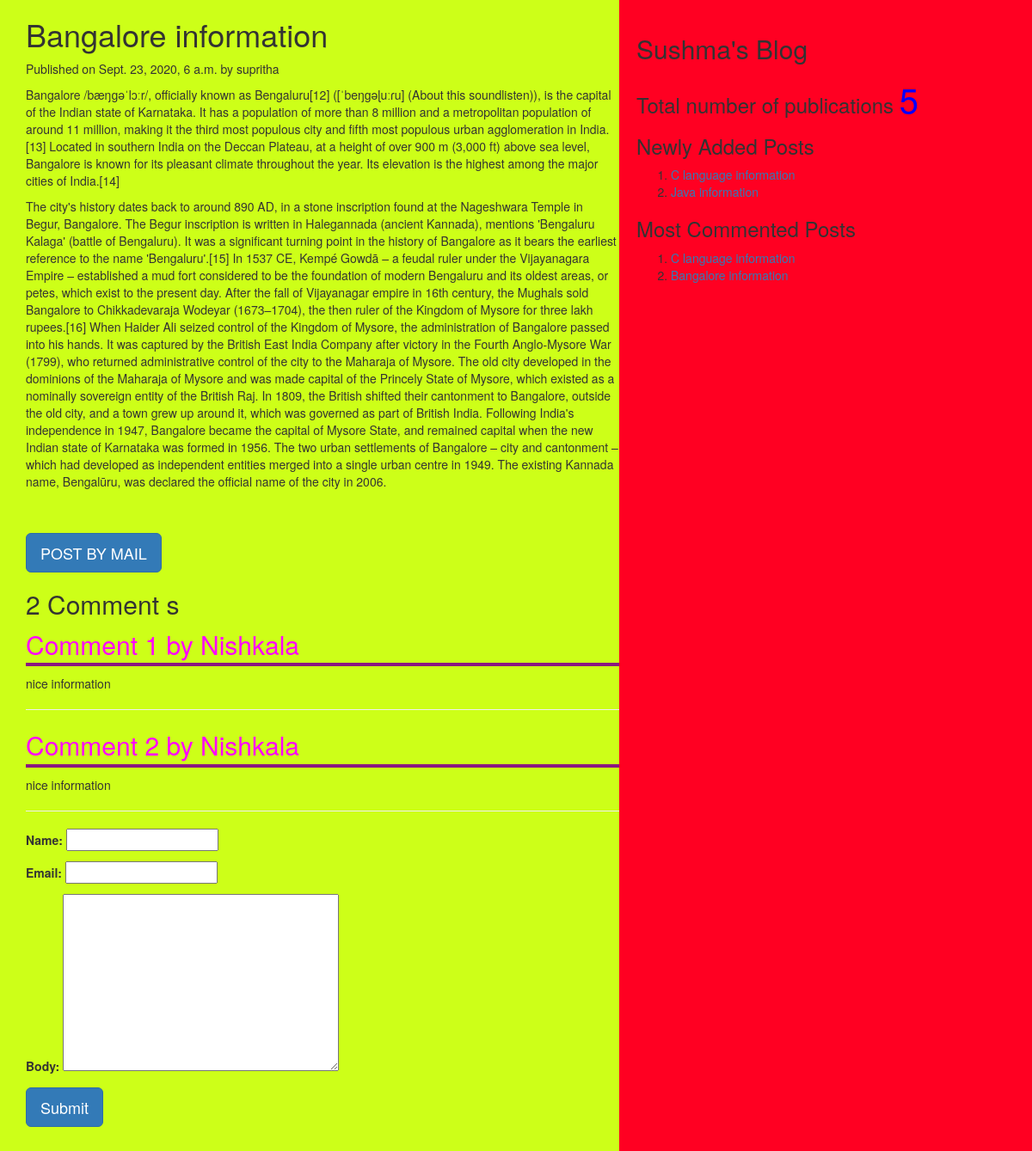
Page /2020/09/23/bangalore-information on the committed database.
### myApp/models.py (models this page shows, shortened)
class Post(models.Model):
    tags=TaggableManager()
    STATUS_CHOICES=(('draft','Draft'),('published','Published'))
    title=models.CharField(max_length=256)
    slug=models.SlugField(max_length=264,unique_for_date='publish')
    author=models.ForeignKey(User,related_name='blog_posts',on_delete=models.CASCADE)
    body=models.TextField()
    publish=models.DateTimeField(default=timezone.now)
    created=models.DateTimeField(auto_now_add=True)
    updated=models.DateTimeField(auto_now=True)
    status=models.CharField(max_length=10,choices=STATUS_CHOICES,default='draft')
    objects=CustomManager()
    class Meta:
        ordering=('-publish',)
    def get_absolute_url(self):
        return reverse('post_detail',args=[self.publish.year,self.publish.strftime('%m'),self.publish.strftime('%d'),self.slug])

class Comment(models.Model):
    post=models.ForeignKey(Post,related_name="comments",on_delete=models.CASCADE)
    name=models.CharField(max_length=40)
    email=models.EmailField()
    body=models.TextField()
    created=models.DateTimeField(auto_now_add=True)
    updated=models.DateTimeField(auto_now=True)
    active=models.BooleanField(default=True)
    class Meta:
        ordering=('created',)

### myApp/views.py (the view, shortened to what this page needs)
# urls.py: url(r'(?P<year>\d{4})/(?P<month>\d{2})/(?P<day>\d{2})/(?P<post>[-\w]+)',views.post_detail_view,name='post_detail'),
def post_detail_view(request,year,month,day,post):
    post=get_object_or_404(Post,slug=post,publish__year=year,publish__month=month,publish__day=day)
    comments=post.comments.filter(active=True)
    csubmit=False
    form=CommentForm()
    d={'post':post,'form':form,'csubmit':csubmit,'comments':comments}
    return render(request,'myApp/post_detail.html',d)

### myApp/forms.py
class CommentForm(forms.ModelForm):
    class Meta:
        model=Comment
        fields=('name','email','body')

### myApp/models.py (called while the page is built)
    def get_queryset(self):
        return super().get_queryset().filter(status='published')

### myApp/templatetags/mytags.py (called while the page is built)
@register.simple_tag
def total_posts():
    return Post.objects.count()

@register.inclusion_tag('myApp/latest_post.html')
def show_latest_posts(count=3):
    latest_posts=Post.objects.order_by('-publish')[:count]
    return {'latest_posts':latest_posts}

@register.simple_tag
def get_most_commented_posts(count=2):
    return Post.objects.annotate(total_comments=Count('comments')).order_by('-total_comments')[:count]

### templates/myApp/post_detail.html (shortened to what this page needs)
<html>
    {%extends 'myApp/parent.html'%}
        {%block content_block%}
        <h1>{{post.title}}</h1>
        <p>Published on {{post.publish}} by {{post.author}}</p>
        {{post.body|linebreaks}}<br><br>
        <a href="/{{post.id}}/share" class='btn btn-lg btn-primary'>POST BY MAIL</a>
        {%with comments.count as comments_count%}
        <h2>{{comments_count}} Comment {{comments_count|pluralize}}</h2>
        {%endwith%}
        {%if comments%}
         {%for c in comments%}
         <p style="color:magenta;font-size:30px;font-style:bold;border-bottom:4px #8a1880 solid;">Comment {{forloop.counter}} by {{c.name}} </p>
         <div>{{c.body|linebreaks}}</div>
         <hr>
         {%endfor%}
         {%else%}
         <p>There are no comments</p>
        {%endif%}
        {%if csubmit%}
        <h2>Thank you...Your comment has been added successfully</h2>
        {%else%}
        <form method="post">
            {{form.as_p}}
            <input type="submit" class="btn btn-lg btn-primary" value="Submit">
        </form>
        {%endif%}
        {%endblock%}

### templates/myApp/parent.html (shortened to what this page needs)
<html>
    {%load mytags%}
    <head>
        <link rel="stylesheet" href="https://maxcdn.bootstrapcdn.com/bootstrap/3.3.7/css/bootstrap.min.css">
    </head>
    <body>
        <div class="content" style="width:60%;float:left;background-color:rgba(200, 255, 0, 0.904);height:300%;padding:0 0 0 30px">
            {%block content_block%}
            {%endblock%}
        </div>
        <div class="sidebar" style="width:40%;float:right;background-color:rgb(255, 0, 34);height:300%;padding:20px">
            <h2>Sushma's Blog</h2>
            <h3>Total number of publications
                <span style="color:blue;font-size:40px">
                {%total_posts%} </span>
                <h3>Newly Added Posts</h3>
                {%show_latest_posts 2%}
                <h3>Most Commented Posts</h3>
                {%get_most_commented_posts as m%}
                <ol>
                    {%for post in m%}
                    <li>
                        <a href="{{post.get_absolute_url}}">{{post.title}}</a>
                    </li>
                    {%endfor%}
                </ol>
            </h3>
        </div>
    </body>
</html>

### templates/myApp/latest_post.html
<html>
    <body>
        <ol>
        {%for post in latest_posts%}
        <li>
            <a href="{{post.get_absolute_url}}">{{post.title}}</a>
        </li>
        {%endfor%}
        </ol>
    </body>
</html>

### rows in the picture
Post: title "Bangalore information", publish "Sept. 23, 2020, 6 a.m.", author "supritha", body "Bangalore /bæŋɡəˈlɔːr/, officially known as Bengaluru[12] ([ˈbeŋɡəɭuːɾu] (About this soundlisten)), is the capital of the Indian state of Karnataka. It has a population of more than 8 million and a metropolitan population of around 11 million, making it the third most populous city and fifth most populous urban agglomeration in India.[13] Located in southern India on the Deccan Plateau, at a height of over 900 m (3,000 ft) above sea level, Bangalore is known for its pleasant climate throughout the year. Its elevation is the highest among the major cities of India.[14] The city's history dates back to around 890 AD, in a stone inscription found at the Nageshwara Temple in Begur, Bangalore.…"
Comment: name "Nishkala", body "nice information"
Comment: name "Nishkala", body "nice information"
Post: title "C language information"
Post: title "Java information"

### other values in the picture
{{ comments_count }} "2"
